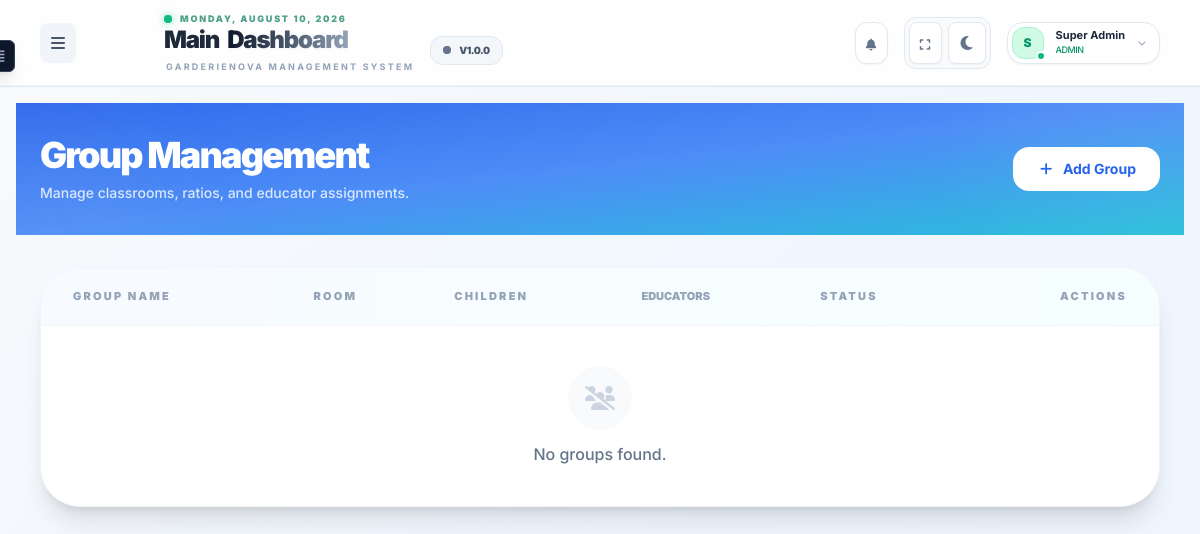
The page /groups/ (signed in) on the database its author committed.
### accounts/models.py (models this page shows, shortened)
class User(AbstractUser):
    ROLE_CHOICES = (
        ("owner", "Network Owner"),
        ("director", "Director"),
        ("vice_director", "Vice Director"),
        ("educator", "Educator"),
        ("parent", "Parent"),
    )
    username = None
    user_id = models.UUIDField(primary_key=True, default=uuid.uuid4, editable=False)
    email = models.EmailField(_("email address"), unique=True)
    full_name = models.CharField(max_length=255)
    phone_number = models.CharField(max_length=20, blank=True, null=True)
    profile_photo = models.ImageField(upload_to=user_directory_path, blank=True, null=True)
    role_type = models.CharField(max_length=20, choices=ROLE_CHOICES)
    is_active = models.BooleanField(default=True)
    created_at = models.DateTimeField(auto_now_add=True)
    groups = models.ManyToManyField(
        "auth.Group",
        related_name="core_user_set",
        blank=True,
        verbose_name="groups",
        help_text="The groups this user belongs to.",
    )
    user_permissions = models.ManyToManyField(
        "auth.Permission",
        related_name="core_user_set",
        blank=True,
        verbose_name="user permissions",
        help_text="Specific permissions for this user.",
    )
    USERNAME_FIELD = "email"
    REQUIRED_FIELDS = ["full_name", "phone_number"]
    objects = CustomUserManager()

### dashboard/all_views/owner_views.py (the view)
# urls.py: path("groups/", group_list_view, name="group_list"),
@login_required(login_url="login")
def group_list_view(request):
    user = request.user
    groups = Group.objects.none()
    if user.role_type == "owner":
        groups = Group.objects.all().select_related("room", "center")
    elif user.role_type == "director" and hasattr(user, "director_profile"):
        center = user.director_profile.managed_center
        if center:
            groups = Group.objects.filter(center=center).select_related("room")
    elif user.role_type == "educator" and hasattr(user, "educator_profile"):
        center = user.educator_profile.center
        if center:
            groups = Group.objects.filter(center=center).select_related("room")
    context = {"groups": groups}
    return render(request, "core/groups/group_list.html", context)

### dashboard/context_processors/theme_sidebar.py (called while the page is built)
def theme(request):
    return {'theme': request.COOKIES.get('theme', 'light')}

def sidebar(request):
    return {'sidebar_state': request.COOKIES.get('sidebar', 'closed')}

### dashboard/templates/core/groups/group_list.html (shortened to what this page needs)
{% extends "base.html" %}
{% block content %}
<div class="mb-8 -mx-6 -mt-6 px-6 pt-8 pb-8 bg-gradient-to-br from-blue-600/95 via-blue-500/90 to-cyan-500/85 dark:from-blue-700/80 dark:via-blue-600/75 dark:to-cyan-600/70 relative overflow-hidden">
    <div class="absolute bottom-0 left-0 w-72 h-72 bg-white/5 rounded-full blur-3xl -ml-36 -mb-36"></div>
    <div class="relative z-10 flex flex-col md:flex-row md:items-center justify-between gap-4">
        <div>
            <h1 class="text-4xl font-black text-white tracking-tighter mb-2">Group Management</h1>
            <p class="text-white/80 text-sm font-medium">Manage classrooms, ratios, and educator assignments.</p>
        </div>
        <a href="{% url 'group_add' %}" class="inline-flex items-center gap-2 px-6 py-3 bg-white text-blue-600 rounded-2xl text-sm font-bold hover:shadow-xl hover:shadow-blue-500/20 transition-all active:scale-95 whitespace-nowrap">
            <i class="fa-solid fa-plus"></i>
            Add Group
        </a>
    </div>
</div>
<div class="bg-white dark:bg-slate-900 rounded-[2.5rem] border border-slate-100 dark:border-slate-800 shadow-xl overflow-hidden animate-in fade-in duration-500">
    <div class="overflow-x-auto">
        <table class="w-full text-left border-collapse">
            <thead>
                <tr class="bg-gradient-to-r from-blue-50/50 to-cyan-50/50 dark:from-slate-950/50 dark:to-slate-950/50 border-b border-slate-100 dark:border-slate-800">
                    <th class="px-8 py-5 text-[11px] font-black text-slate-400 dark:text-slate-500 uppercase tracking-[0.2em]">Group Name</th>
                    <th class="px-6 py-5 text-[11px] font-black text-slate-400 dark:text-slate-500 uppercase tracking-[0.2em]">Room</th>
                    <th class="px-6 py-5 text-[11px] font-black text-slate-400 dark:text-slate-500 uppercase tracking-[0.2em]">Children</th>
                    <th class="px-6 py-5 text-[11px] font-black text-slate-400 dark:text-slate-500 uppercase tracking-[0.2em]\">Educators</th>
                    <th class="px-6 py-5 text-[11px] font-black text-slate-400 dark:text-slate-500 uppercase tracking-[0.2em]">Status</th>
                    <th class="px-8 py-5 text-[11px] font-black text-slate-400 dark:text-slate-500 uppercase tracking-[0.2em] text-right">Actions</th>
                </tr>
            </thead>
            <tbody class="divide-y divide-slate-50 dark:divide-slate-800">
                {% for group in groups %}
                <tr class="group hover:bg-blue-50/30 dark:hover:bg-blue-500/5 transition-colors">
                    <td class="px-8 py-5">
                        <div class="flex items-center gap-4">
                            <div class="w-10 h-10 rounded-2xl bg-gradient-to-br from-blue-500 to-cyan-600 flex items-center justify-center text-white shadow-md shadow-blue-500/20">
                                <i class="fa-solid fa-users-rectangle text-sm"></i>
                            </div>
                            <div>
                                <p class="text-sm font-bold text-slate-900 dark:text-white">{{ group.name }}</p>
                            </div>
                        </div>
                    </td>
                    <td class="px-6 py-5">
                        {% if group.room %}
                        <span class="px-3 py-1 bg-blue-100 dark:bg-blue-500/10 text-blue-700 dark:text-blue-300 text-[11px] font-black rounded-lg uppercase">
                            {{ group.room.name }}
                        </span>
                        {% else %}
                        <span class="text-xs text-slate-400 italic">Unassigned</span>
                        {% endif %}
                    </td>
                    <td class="px-6 py-5">
                        <div class="flex flex-col">
                            <span class="text-sm font-bold text-slate-700 dark:text-slate-200">{{ group.current_occupancy }} / {{ group.calculated_max_capacity }}</span>
                            <div class="w-24 h-1.5 bg-slate-100 dark:bg-slate-800 rounded-full mt-1 overflow-hidden">
                                <div class="h-full bg-emerald-500 rounded-full" style="width: {% widthratio group.current_occupancy group.calculated_max_capacity 100 %}%"></div>
                            </div>
                        </div>
                    </td>
                    <td class="px-6 py-5">
                        <div class="flex items-center gap-2">
                            <span class="text-sm font-bold text-slate-700 dark:text-slate-200">{{ group.current_educators }}</span>
                            <span class="text-xs text-slate-400">/ {{ group.required_educators }} Required</span>
                        </div>
                    </td>
                    <td class="px-6 py-5">
                        {% if group.is_compliant %}
                        <span class="inline-flex items-center gap-2 px-3 py-1 bg-emerald-500/10 text-emerald-600 dark:text-emerald-400 text-[10px] font-black rounded-full border border-emerald-500/20 uppercase tracking-widest shadow-sm">
                            <i class="fa-solid fa-check text-[8px]"></i> Compliant
                        </span>
                        {% else %}
                        <span class="inline-flex items-center gap-2 px-3 py-1 bg-rose-500/10 text-rose-600 dark:text-rose-400 text-[10px] font-black rounded-full border border-rose-500/20 uppercase tracking-widest shadow-sm">
                            <i class="fa-solid fa-circle-exclamation text-[8px]"></i> Violation
                        </span>
                        {% endif %}
                    </td>
                    <td class="px-8 py-5 text-right">
                        <div class="flex items-center justify-end gap-2">
                            <a href="{% url 'group_edit' group.group_id %}" class="w-9 h-9 flex items-center justify-center text-slate-400 bg-slate-50 dark:bg-slate-800/50 hover:text-emerald-500 hover:bg-emerald-50 dark:hover:bg-emerald-500/10 rounded-xl border border-slate-100 dark:border-slate-700 transition-all shadow-sm">
                                <i class="fa-solid fa-pen-to-square text-xs"></i>
                            </a>
                            <button onclick="openModal('Delete Group?', 'Are you sure you want to delete {{ group.name|escapejs }}? This action cannot be undone.', '{% url 'group_delete' group.group_id %}', 'delete')" class="w-9 h-9 flex items-center justify-center text-slate-400 bg-slate-50 dark:bg-slate-800/50 hover:text-red-500 hover:bg-red-50 dark:hover:bg-red-900/20 hover:border-red-200 transition-all rounded-xl shadow-sm">
                                <i class="fa-solid fa-trash-can text-xs"></i>
                            </button>
                        </div>
                    </td>
                </tr>
                {% empty %}
                <tr>
                    <td colspan="6" class="px-8 py-10 text-center text-slate-500 dark:text-slate-400">
                        <div class="flex flex-col items-center gap-3">
                            <div class="w-16 h-16 bg-slate-50 dark:bg-slate-800 rounded-full flex items-center justify-center text-slate-300">
                                <i class="fa-solid fa-users-slash text-2xl"></i>
                            </div>
                            <p class="font-medium">No groups found.</p>
                        </div>
                    </td>
                </tr>
                {% endfor %}
            </tbody>
        </table>
    </div>
</div>
{% endblock %}

### accounts/templates/accounts/includes/header.html (shortened to what this page needs)
<header class="sticky top-0 z-40 w-full bg-white/80 dark:bg-slate-900/80 backdrop-blur-xl border-b border-slate-200 dark:border-slate-800/60">
    <div class="flex items-center justify-between px-6 md:px-10 py-3 border-b border-slate-100 dark:border-slate-800/40">
        <div class="flex items-center gap-6">
             <button onclick="toggleSidebar()" class="p-2 rounded-lg bg-slate-100 dark:bg-slate-800 text-slate-600 dark:text-slate-300">
                <i class="fa-solid fa-bars"></i>
             </button>
            <div class="hidden md:flex flex-col relative">
                <div class="flex ml-16 items-center gap-2 mb-0.5">
                    <div class="relative flex h-2 w-2">
                        <span class="relative inline-flex rounded-full h-2 w-2 bg-emerald-500 shadow-[0_0_8px_rgba(16,185,129,0.6)]"></span>
                    </div>
                    <span id="current-date" class=" text-[9px] font-black uppercase tracking-[0.2em] text-emerald-700/70 dark:text-emerald-400/80 ">
                    </span>
                </div>
                <div class="flex ml-16 items-center gap-4 group/header">
                    <div class="flex flex-col">
                        <h2 class="text-2xl font-black text-slate-800 dark:text-slate-100 tracking-tighter leading-none flex items-center gap-2">
                            <span class="relative">
                                Main
                            </span>
                            <span class="bg-gradient-to-r from-slate-900 via-slate-600 to-slate-400 dark:from-white dark:via-slate-300 dark:to-slate-500 bg-clip-text text-transparent drop-shadow-sm">
                            </span>
                        </h2>
                        <p class="text-[9px] font-bold text-slate-400 dark:text-slate-500 uppercase tracking-[0.25em] mt-2 ml-0.5">
                            GarderieNova Management System
                        </p>
                    </div>
                    <div class="flex items-center gap-2 px-3 py-1.5 bg-slate-100/80 dark:bg-slate-800/40 border border-slate-200 dark:border-slate-700 rounded-xl transition-all duration-300 hover:bg-slate-200 dark:hover:bg-slate-700/60">
                        <span class="relative flex h-2 w-2">
                            <span class="relative inline-flex rounded-full h-2 w-2 bg-slate-500 dark:bg-slate-400"></span>
                        </span>
                        <span class="text-[10px] font-black text-slate-600 dark:text-slate-300 tracking-tighter uppercase">
                            v1.0.0
                        </span>
                    </div>
                </div>
            </div>
        </div>
        <div class="flex items-center gap-4">
            <div x-data="notificationSystem()" x-init="init()" class="relative">
                <button @click="toggle()" class="relative p-2 rounded-xl bg-white dark:bg-slate-800 border border-slate-200 dark:border-slate-700 text-slate-500 hover:text-emerald-500 hover:border-emerald-500/30 transition-all shadow-sm group">
                    <i class="fa-solid fa-bell text-xs"></i>
                </button>
            </div>
            <div class="flex items-center gap-1.5 bg-slate-100/50 dark:bg-slate-900/50 p-1 rounded-xl border border-slate-200 dark:border-slate-800">
                <button onclick="toggleFullScreen()" class="p-2 rounded-lg bg-white dark:bg-slate-800 border border-slate-200 dark:border-slate-700 hover:text-emerald-500 transition-all active:scale-90 group shadow-sm">
                    <i id="fullscreen-icon" class="fa-solid fa-expand text-slate-500 text-xs"></i>
                </button>
                <button onclick="toggleTheme()" class="p-2 rounded-lg bg-white dark:bg-slate-800 border border-slate-200 dark:border-slate-700 hover:text-emerald-500 transition-all active:scale-90 group shadow-sm">
                    <i id="theme-icon" class="fa-solid fa-moon text-slate-500 text-xs"></i>
                </button>
            </div>
            <div class="relative">
                <button onclick="toggleUserMenu()" class="flex items-center gap-3 p-1 pr-3 rounded-2xl bg-white dark:bg-slate-800 border border-slate-200 dark:border-slate-700 hover:border-emerald-500/50 transition-all shadow-sm group">
                    <div class="relative">
                        {% if user.profile_photo %}
                        <img src="{{ user.profile_photo.url }}" class="w-8 h-8 rounded-xl bg-emerald-50 p-0.5 object-cover">
                        {% else %}
                        <div class="w-8 h-8 rounded-xl bg-emerald-100 dark:bg-emerald-900/50 flex items-center justify-center text-emerald-600 dark:text-emerald-400 font-black text-xs border border-emerald-200 dark:border-emerald-800">
                            {{ user.full_name|slice:":1"|upper }}
                        </div>
                        {% endif %}
                        <div class="absolute -bottom-0.5 -right-0.5 w-2.5 h-2.5 bg-emerald-500 border-2 border-white dark:border-slate-800 rounded-full"></div>
                    </div>
                    <div class="hidden sm:block text-left">
                        <p class="text-[11px] font-bold text-slate-800 dark:text-slate-100 leading-tight">{{ user.full_name|default:"User" }}</p>
                        <p class="text-[9px] text-emerald-600 dark:text-emerald-400 font-medium uppercase tracking-tighter">{{ user.get_role_type_display|default:"Role" }}</p>
                    </div>
                    <i class="fa-solid fa-chevron-down text-[8px] text-slate-400 group-hover:translate-y-0.5 transition-transform"></i>
                </button>
            </div>
        </div>
    </div>
</header>

### accounts/templates/base.html (style rules this page uses)
* { transition: all 0.25s cubic-bezier(0.4, 0, 0.2, 1); }

### rows shown on the page
User: full_name "S", full_name "Super Admin", role_type "ADMIN"
